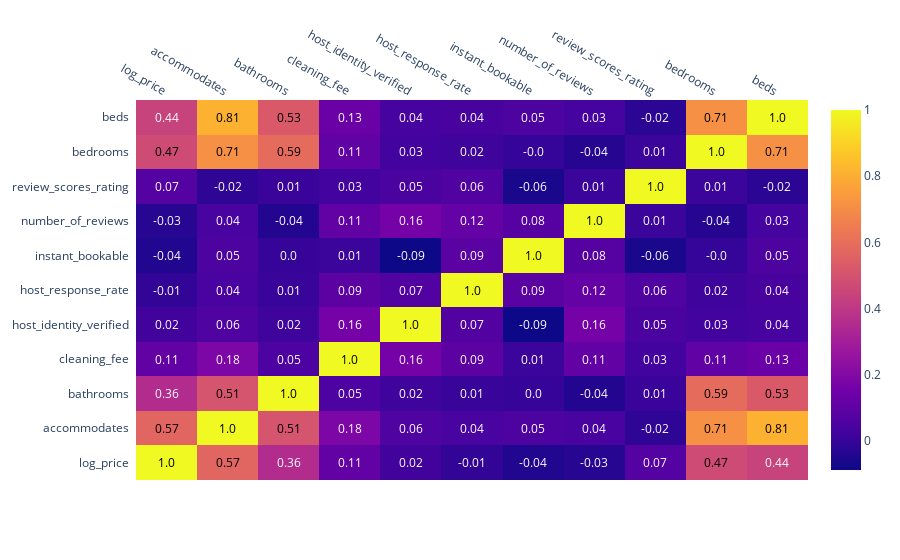

This figure's notebook cell:
### Code cell
#To visualize the heat map
import plotly.figure_factory as ff         
corrs = data2.corr()
figure = ff.create_annotated_heatmap(              
    z=corrs.values,
    x=list(corrs.columns),
    y=list(corrs.index),
    annotation_text=corrs.round(2).values,
    showscale=True)
figure.show()

### Figure 1 — Plotly figure (JSON) as saved in the notebook; plotly's stock layout.template omitted (floating-point values rounded to 4 significant figures)
{"data": [{"colorscale": [[0, "#0d0887"], [0.1111, "#46039f"], [0.2222, "#7201a8"], [0.3333, "#9c179e"], [0.4444, "#bd3786"], [0.5556, "#d8576b"], [0.6667, "#ed7953"], [0.7778, "#fb9f3a"], [0.8889, "#fdca26"], [1, "#f0f921"]], "reversescale": false, "showscale": true, "type": "heatmap", "x": ["log_price", "accommodates", "bathrooms", "cleaning_fee", "host_identity_verified", "host_response_rate", "instant_bookable", "number_of_reviews", "review_scores_rating", "bedrooms", "beds"], "y": ["log_price", "accommodates", "bathrooms", "cleaning_fee", "host_identity_verified", "host_response_rate", "instant_bookable", "number_of_reviews", "review_scores_rating", "bedrooms", "beds"], "z": [[1, 0.5676, 0.3552, 0.1112, 0.02433, -0.005748, -0.04427, -0.03247, 0.07482, 0.473, 0.442], [0.5676, 1, 0.5055, 0.1823, 0.0589, 0.04324, 0.05309, 0.04196, -0.01501, 0.7092, 0.8102], [0.3552, 0.5055, 1, 0.05413, 0.01575, 0.00617, 0.001912, -0.04152, 0.009162, 0.5898, 0.5257], [0.1112, 0.1823, 0.05413, 1, 0.1619, 0.09301, 0.01003, 0.1102, 0.02809, 0.1055, 0.1321], [0.02433, 0.0589, 0.01575, 0.1619, 1, 0.06939, -0.08714, 0.1618, 0.0465, 0.02656, 0.03697], [-0.005748, 0.04324, 0.00617, 0.09301, 0.06939, 1, 0.09171, 0.1175, 0.06134, 0.01856, 0.03866], [-0.04427, 0.05309, 0.001912, 0.01003, -0.08714, 0.09171, 1, 0.07728, -0.06101, -0.003586, 0.05132], [-0.03247, 0.04196, -0.04152, 0.1102, 0.1618, 0.1175, 0.07728, 1, 0.01118, -0.03519, 0.03154], [0.07482, -0.01501, 0.009162, 0.02809, 0.0465, 0.06134, -0.06101, 0.01118, 1, 0.009729, -0.02396], [0.473, 0.7092, 0.5898, 0.1055, 0.02656, 0.01856, -0.003586, -0.03519, 0.009729, 1, 0.7092], [0.442, 0.8102, 0.5257, 0.1321, 0.03697, 0.03866, 0.05132, 0.03154, -0.02396, 0.7092, 1]]}], "layout": {"annotations": [{"font": {"color": "#000000"}, "showarrow": false, "text": "1.0", "x": "log_price", "xref": "x", "y": "log_price", "yref": "y"}, {"font": {"color": "#000000"}, "showarrow": false, "text": "0.57", "x": "accommodates", "xref": "x", "y": "log_price", "yref": "y"}, {"font": {"color": "#FFFFFF"}, "showarrow": false, "text": "0.36", "x": "bathrooms", "xref": "x", "y": "log_price", "yref": "y"}, {"font": {"color": "#FFFFFF"}, "showarrow": false, "text": "0.11", "x": "cleaning_fee", "xref": "x", "y": "log_price", "yref": "y"}, {"font": {"color": "#FFFFFF"}, "showarrow": false, "text": "0.02", "x": "host_identity_verified", "xref": "x", "y": "log_price", "yref": "y"}, {"font": {"color": "#FFFFFF"}, "showarrow": false, "text": "-0.01", "x": "host_response_rate", "xref": "x", "y": "log_price", "yref": "y"}, {"font": {"color": "#FFFFFF"}, "showarrow": false, "text": "-0.04", "x": "instant_bookable", "xref": "x", "y": "log_price", "yref": "y"}, {"font": {"color": "#FFFFFF"}, "showarrow": false, "text": "-0.03", "x": "number_of_reviews", "xref": "x", "y": "log_price", "yref": "y"}, {"font": {"color": "#FFFFFF"}, "showarrow": false, "text": "0.07", "x": "review_scores_rating", "xref": "x", "y": "log_price", "yref": "y"}, {"font": {"color": "#000000"}, "showarrow": false, "text": "0.47", "x": "bedrooms", "xref": "x", "y": "log_price", "yref": "y"}, {"font": {"color": "#FFFFFF"}, "showarrow": false, "text": "0.44", "x": "beds", "xref": "x", "y": "log_price", "yref": "y"}, {"font": {"color": "#000000"}, "showarrow": false, "text": "0.57", "x": "log_price", "xref": "x", "y": "accommodates", "yref": "y"}, {"font": {"color": "#000000"}, "showarrow": false, "text": "1.0", "x": "accommodates", "xref": "x", "y": "accommodates", "yref": "y"}, {"font": {"color": "#000000"}, "showarrow": false, "text": "0.51", "x": "bathrooms", "xref": "x", "y": "accommodates", "yref": "y"}, {"font": {"color": "#FFFFFF"}, "showarrow": false, "text": "0.18", "x": "cleaning_fee", "xref": "x", "y": "accommodates", "yref": "y"}, {"font": {"color": "#FFFFFF"}, "showarrow": false, "text": "0.06", "x": "host_identity_verified", "xref": "x", "y": "accommodates", "yref": "y"}, {"font": {"color": "#FFFFFF"}, "showarrow": false, "text": "0.04", "x": "host_response_rate", "xref": "x", "y": "accommodates", "yref": "y"}, {"font": {"color": "#FFFFFF"}, "showarrow": false, "text": "0.05", "x": "instant_bookable", "xref": "x", "y": "accommodates", "yref": "y"}, {"font": {"color": "#FFFFFF"}, "showarrow": false, "text": "0.04", "x": "number_of_reviews", "xref": "x", "y": "accommodates", "yref": "y"}, {"font": {"color": "#FFFFFF"}, "showarrow": false, "text": "-0.02", "x": "review_scores_rating", "xref": "x", "y": "accommodates", "yref": "y"}, {"font": {"color": "#000000"}, "showarrow": false, "text": "0.71", "x": "bedrooms", "xref": "x", "y": "accommodates", "yref": "y"}, {"font": {"color": "#000000"}, "showarrow": false, "text": "0.81", "x": "beds", "xref": "x", "y": "accommodates", "yref": "y"}, {"font": {"color": "#FFFFFF"}, "showarrow": false, "text": "0.36", "x": "log_price", "xref": "x", "y": "bathrooms", "yref": "y"}, {"font": {"color": "#000000"}, "showarrow": false, "text": "0.51", "x": "accommodates", "xref": "x", "y": "bathrooms", "yref": "y"}, {"font": {"color": "#000000"}, "showarrow": false, "text": "1.0", "x": "bathrooms", "xref": "x", "y": "bathrooms", "yref": "y"}, {"font": {"color": "#FFFFFF"}, "showarrow": false, "text": "0.05", "x": "cleaning_fee", "xref": "x", "y": "bathrooms", "yref": "y"}, {"font": {"color": "#FFFFFF"}, "showarrow": false, "text": "0.02", "x": "host_identity_verified", "xref": "x", "y": "bathrooms", "yref": "y"}, {"font": {"color": "#FFFFFF"}, "showarrow": false, "text": "0.01", "x": "host_response_rate", "xref": "x", "y": "bathrooms", "yref": "y"}, {"font": {"color": "#FFFFFF"}, "showarrow": false, "text": "0.0", "x": "instant_bookable", "xref": "x", "y": "bathrooms", "yref": "y"}, {"font": {"color": "#FFFFFF"}, "showarrow": false, "text": "-0.04", "x": "number_of_reviews", "xref": "x", "y": "bathrooms", "yref": "y"}, {"font": {"color": "#FFFFFF"}, "showarrow": false, "text": "0.01", "x": "review_scores_rating", "xref": "x", "y": "bathrooms", "yref": "y"}, {"font": {"color": "#000000"}, "showarrow": false, "text": "0.59", "x": "bedrooms", "xref": "x", "y": "bathrooms", "yref": "y"}, {"font": {"color": "#000000"}, "showarrow": false, "text": "0.53", "x": "beds", "xref": "x", "y": "bathrooms", "yref": "y"}, {"font": {"color": "#FFFFFF"}, "showarrow": false, "text": "0.11", "x": "log_price", "xref": "x", "y": "cleaning_fee", "yref": "y"}, {"font": {"color": "#FFFFFF"}, "showarrow": false, "text": "0.18", "x": "accommodates", "xref": "x", "y": "cleaning_fee", "yref": "y"}, {"font": {"color": "#FFFFFF"}, "showarrow": false, "text": "0.05", "x": "bathrooms", "xref": "x", "y": "cleaning_fee", "yref": "y"}, {"font": {"color": "#000000"}, "showarrow": false, "text": "1.0", "x": "cleaning_fee", "xref": "x", "y": "cleaning_fee", "yref": "y"}, {"font": {"color": "#FFFFFF"}, "showarrow": false, "text": "0.16", "x": "host_identity_verified", "xref": "x", "y": "cleaning_fee", "yref": "y"}, {"font": {"color": "#FFFFFF"}, "showarrow": false, "text": "0.09", "x": "host_response_rate", "xref": "x", "y": "cleaning_fee", "yref": "y"}, {"font": {"color": "#FFFFFF"}, "showarrow": false, "text": "0.01", "x": "instant_bookable", "xref": "x", "y": "cleaning_fee", "yref": "y"}, {"font": {"color": "#FFFFFF"}, "showarrow": false, "text": "0.11", "x": "number_of_reviews", "xref": "x", "y": "cleaning_fee", "yref": "y"}, {"font": {"color": "#FFFFFF"}, "showarrow": false, "text": "0.03", "x": "review_scores_rating", "xref": "x", "y": "cleaning_fee", "yref": "y"}, {"font": {"color": "#FFFFFF"}, "showarrow": false, "text": "0.11", "x": "bedrooms", "xref": "x", "y": "cleaning_fee", "yref": "y"}, {"font": {"color": "#FFFFFF"}, "showarrow": false, "text": "0.13", "x": "beds", "xref": "x", "y": "cleaning_fee", "yref": "y"}, {"font": {"color": "#FFFFFF"}, "showarrow": false, "text": "0.02", "x": "log_price", "xref": "x", "y": "host_identity_verified", "yref": "y"}, {"font": {"color": "#FFFFFF"}, "showarrow": false, "text": "0.06", "x": "accommodates", "xref": "x", "y": "host_identity_verified", "yref": "y"}, {"font": {"color": "#FFFFFF"}, "showarrow": false, "text": "0.02", "x": "bathrooms", "xref": "x", "y": "host_identity_verified", "yref": "y"}, {"font": {"color": "#FFFFFF"}, "showarrow": false, "text": "0.16", "x": "cleaning_fee", "xref": "x", "y": "host_identity_verified", "yref": "y"}, {"font": {"color": "#000000"}, "showarrow": false, "text": "1.0", "x": "host_identity_verified", "xref": "x", "y": "host_identity_verified", "yref": "y"}, {"font": {"color": "#FFFFFF"}, "showarrow": false, "text": "0.07", "x": "host_response_rate", "xref": "x", "y": "host_identity_verified", "yref": "y"}, {"font": {"color": "#FFFFFF"}, "showarrow": false, "text": "-0.09", "x": "instant_bookable", "xref": "x", "y": "host_identity_verified", "yref": "y"}, {"font": {"color": "#FFFFFF"}, "showarrow": false, "text": "0.16", "x": "number_of_reviews", "xref": "x", "y": "host_identity_verified", "yref": "y"}, {"font": {"color": "#FFFFFF"}, "showarrow": false, "text": "0.05", "x": "review_scores_rating", "xref": "x", "y": "host_identity_verified", "yref": "y"}, {"font": {"color": "#FFFFFF"}, "showarrow": false, "text": "0.03", "x": "bedrooms", "xref": "x", "y": "host_identity_verified", "yref": "y"}, {"font": {"color": "#FFFFFF"}, "showarrow": false, "text": "0.04", "x": "beds", "xref": "x", "y": "host_identity_verified", "yref": "y"}, {"font": {"color": "#FFFFFF"}, "showarrow": false, "text": "-0.01", "x": "log_price", "xref": "x", "y": "host_response_rate", "yref": "y"}, {"font": {"color": "#FFFFFF"}, "showarrow": false, "text": "0.04", "x": "accommodates", "xref": "x", "y": "host_response_rate", "yref": "y"}, {"font": {"color": "#FFFFFF"}, "showarrow": false, "text": "0.01", "x": "bathrooms", "xref": "x", "y": "host_response_rate", "yref": "y"}, {"font": {"color": "#FFFFFF"}, "showarrow": false, "text": "0.09", "x": "cleaning_fee", "xref": "x", "y": "host_response_rate", "yref": "y"}, {"font": {"color": "#FFFFFF"}, "showarrow": false, "text": "0.07", "x": "host_identity_verified", "xref": "x", "y": "host_response_rate", "yref": "y"}, {"font": {"color": "#000000"}, "showarrow": false, "text": "1.0", "x": "host_response_rate", "xref": "x", "y": "host_response_rate", "yref": "y"}, {"font": {"color": "#FFFFFF"}, "showarrow": false, "text": "0.09", "x": "instant_bookable", "xref": "x", "y": "host_response_rate", "yref": "y"}, {"font": {"color": "#FFFFFF"}, "showarrow": false, "text": "0.12", "x": "number_of_reviews", "xref": "x", "y": "host_response_rate", "yref": "y"}, {"font": {"color": "#FFFFFF"}, "showarrow": false, "text": "0.06", "x": "review_scores_rating", "xref": "x", "y": "host_response_rate", "yref": "y"}, {"font": {"color": "#FFFFFF"}, "showarrow": false, "text": "0.02", "x": "bedrooms", "xref": "x", "y": "host_response_rate", "yref": "y"}, {"font": {"color": "#FFFFFF"}, "showarrow": false, "text": "0.04", "x": "beds", "xref": "x", "y": "host_response_rate", "yref": "y"}, {"font": {"color": "#FFFFFF"}, "showarrow": false, "text": "-0.04", "x": "log_price", "xref": "x", "y": "instant_bookable", "yref": "y"}, {"font": {"color": "#FFFFFF"}, "showarrow": false, "text": "0.05", "x": "accommodates", "xref": "x", "y": "instant_bookable", "yref": "y"}, {"font": {"color": "#FFFFFF"}, "showarrow": false, "text": "0.0", "x": "bathrooms", "xref": "x", "y": "instant_bookable", "yref": "y"}, {"font": {"color": "#FFFFFF"}, "showarrow": false, "text": "0.01", "x": "cleaning_fee", "xref": "x", "y": "instant_bookable", "yref": "y"}, {"font": {"color": "#FFFFFF"}, "showarrow": false, "text": "-0.09", "x": "host_identity_verified", "xref": "x", "y": "instant_bookable", "yref": "y"}, {"font": {"color": "#FFFFFF"}, "showarrow": false, "text": "0.09", "x": "host_response_rate", "xref": "x", "y": "instant_bookable", "yref": "y"}, {"font": {"color": "#000000"}, "showarrow": false, "text": "1.0", "x": "instant_bookable", "xref": "x", "y": "instant_bookable", "yref": "y"}, {"font": {"color": "#FFFFFF"}, "showarrow": false, "text": "0.08", "x": "number_of_reviews", "xref": "x", "y": "instant_bookable", "yref": "y"}, {"font": {"color": "#FFFFFF"}, "showarrow": false, "text": "-0.06", "x": "review_scores_rating", "xref": "x", "y": "instant_bookable", "yref": "y"}, {"font": {"color": "#FFFFFF"}, "showarrow": false, "text": "-0.0", "x": "bedrooms", "xref": "x", "y": "instant_bookable", "yref": "y"}, {"font": {"color": "#FFFFFF"}, "showarrow": false, "text": "0.05", "x": "beds", "xref": "x", "y": "instant_bookable", "yref": "y"}, {"font": {"color": "#FFFFFF"}, "showarrow": false, "text": "-0.03", "x": "log_price", "xref": "x", "y": "number_of_reviews", "yref": "y"}, {"font": {"color": "#FFFFFF"}, "showarrow": false, "text": "0.04", "x": "accommodates", "xref": "x", "y": "number_of_reviews", "yref": "y"}, {"font": {"color": "#FFFFFF"}, "showarrow": false, "text": "-0.04", "x": "bathrooms", "xref": "x", "y": "number_of_reviews", "yref": "y"}, {"font": {"color": "#FFFFFF"}, "showarrow": false, "text": "0.11", "x": "cleaning_fee", "xref": "x", "y": "number_of_reviews", "yref": "y"}, {"font": {"color": "#FFFFFF"}, "showarrow": false, "text": "0.16", "x": "host_identity_verified", "xref": "x", "y": "number_of_reviews", "yref": "y"}, {"font": {"color": "#FFFFFF"}, "showarrow": false, "text": "0.12", "x": "host_response_rate", "xref": "x", "y": "number_of_reviews", "yref": "y"}, {"font": {"color": "#FFFFFF"}, "showarrow": false, "text": "0.08", "x": "instant_bookable", "xref": "x", "y": "number_of_reviews", "yref": "y"}, {"font": {"color": "#000000"}, "showarrow": false, "text": "1.0", "x": "number_of_reviews", "xref": "x", "y": "number_of_reviews", "yref": "y"}, {"font": {"color": "#FFFFFF"}, "showarrow": false, "text": "0.01", "x": "review_scores_rating", "xref": "x", "y": "number_of_reviews", "yref": "y"}, {"font": {"color": "#FFFFFF"}, "showarrow": false, "text": "-0.04", "x": "bedrooms", "xref": "x", "y": "number_of_reviews", "yref": "y"}, {"font": {"color": "#FFFFFF"}, "showarrow": false, "text": "0.03", "x": "beds", "xref": "x", "y": "number_of_reviews", "yref": "y"}, {"font": {"color": "#FFFFFF"}, "showarrow": false, "text": "0.07", "x": "log_price", "xref": "x", "y": "review_scores_rating", "yref": "y"}, {"font": {"color": "#FFFFFF"}, "showarrow": false, "text": "-0.02", "x": "accommodates", "xref": "x", "y": "review_scores_rating", "yref": "y"}, {"font": {"color": "#FFFFFF"}, "showarrow": false, "text": "0.01", "x": "bathrooms", "xref": "x", "y": "review_scores_rating", "yref": "y"}, {"font": {"color": "#FFFFFF"}, "showarrow": false, "text": "0.03", "x": "cleaning_fee", "xref": "x", "y": "review_scores_rating", "yref": "y"}, {"font": {"color": "#FFFFFF"}, "showarrow": false, "text": "0.05", "x": "host_identity_verified", "xref": "x", "y": "review_scores_rating", "yref": "y"}, {"font": {"color": "#FFFFFF"}, "showarrow": false, "text": "0.06", "x": "host_response_rate", "xref": "x", "y": "review_scores_rating", "yref": "y"}, {"font": {"color": "#FFFFFF"}, "showarrow": false, "text": "-0.06", "x": "instant_bookable", "xref": "x", "y": "review_scores_rating", "yref": "y"}, {"font": {"color": "#FFFFFF"}, "showarrow": false, "text": "0.01", "x": "number_of_reviews", "xref": "x", "y": "review_scores_rating", "yref": "y"}, {"font": {"color": "#000000"}, "showarrow": false, "text": "1.0", "x": "review_scores_rating", "xref": "x", "y": "review_scores_rating", "yref": "y"}, {"font": {"color": "#FFFFFF"}, "showarrow": false, "text": "0.01", "x": "bedrooms", "xref": "x", "y": "review_scores_rating", "yref": "y"}, {"font": {"color": "#FFFFFF"}, "showarrow": false, "text": "-0.02", "x": "beds", "xref": "x", "y": "review_scores_rating", "yref": "y"}, {"font": {"color": "#000000"}, "showarrow": false, "text": "0.47", "x": "log_price", "xref": "x", "y": "bedrooms", "yref": "y"}, {"font": {"color": "#000000"}, "showarrow": false, "text": "0.71", "x": "accommodates", "xref": "x", "y": "bedrooms", "yref": "y"}, {"font": {"color": "#000000"}, "showarrow": false, "text": "0.59", "x": "bathrooms", "xref": "x", "y": "bedrooms", "yref": "y"}, {"font": {"color": "#FFFFFF"}, "showarrow": false, "text": "0.11", "x": "cleaning_fee", "xref": "x", "y": "bedrooms", "yref": "y"}, {"font": {"color": "#FFFFFF"}, "showarrow": false, "text": "0.03", "x": "host_identity_verified", "xref": "x", "y": "bedrooms", "yref": "y"}, {"font": {"color": "#FFFFFF"}, "showarrow": false, "text": "0.02", "x": "host_response_rate", "xref": "x", "y": "bedrooms", "yref": "y"}, {"font": {"color": "#FFFFFF"}, "showarrow": false, "text": "-0.0", "x": "instant_bookable", "xref": "x", "y": "bedrooms", "yref": "y"}, {"font": {"color": "#FFFFFF"}, "showarrow": false, "text": "-0.04", "x": "number_of_reviews", "xref": "x", "y": "bedrooms", "yref": "y"}, {"font": {"color": "#FFFFFF"}, "showarrow": false, "text": "0.01", "x": "review_scores_rating", "xref": "x", "y": "bedrooms", "yref": "y"}, {"font": {"color": "#000000"}, "showarrow": false, "text": "1.0", "x": "bedrooms", "xref": "x", "y": "bedrooms", "yref": "y"}, {"font": {"color": "#000000"}, "showarrow": false, "text": "0.71", "x": "beds", "xref": "x", "y": "bedrooms", "yref": "y"}, {"font": {"color": "#FFFFFF"}, "showarrow": false, "text": "0.44", "x": "log_price", "xref": "x", "y": "beds", "yref": "y"}, {"font": {"color": "#000000"}, "showarrow": false, "text": "0.81", "x": "accommodates", "xref": "x", "y": "beds", "yref": "y"}, {"font": {"color": "#000000"}, "showarrow": false, "text": "0.53", "x": "bathrooms", "xref": "x", "y": "beds", "yref": "y"}, {"font": {"color": "#FFFFFF"}, "showarrow": false, "text": "0.13", "x": "cleaning_fee", "xref": "x", "y": "beds", "yref": "y"}, {"font": {"color": "#FFFFFF"}, "showarrow": false, "text": "0.04", "x": "host_identity_verified", "xref": "x", "y": "beds", "yref": "y"}, {"font": {"color": "#FFFFFF"}, "showarrow": false, "text": "0.04", "x": "host_response_rate", "xref": "x", "y": "beds", "yref": "y"}, {"font": {"color": "#FFFFFF"}, "showarrow": false, "text": "0.05", "x": "instant_bookable", "xref": "x", "y": "beds", "yref": "y"}, {"font": {"color": "#FFFFFF"}, "showarrow": false, "text": "0.03", "x": "number_of_reviews", "xref": "x", "y": "beds", "yref": "y"}, {"font": {"color": "#FFFFFF"}, "showarrow": false, "text": "-0.02", "x": "review_scores_rating", "xref": "x", "y": "beds", "yref": "y"}, {"font": {"color": "#000000"}, "showarrow": false, "text": "0.71", "x": "bedrooms", "xref": "x", "y": "beds", "yref": "y"}, {"font": {"color": "#000000"}, "showarrow": false, "text": "1.0", "x": "beds", "xref": "x", "y": "beds", "yref": "y"}], "xaxis": {"dtick": 1, "gridcolor": "rgb(0, 0, 0)", "side": "top", "ticks": ""}, "yaxis": {"dtick": 1, "ticks": "", "ticksuffix": "  "}}}
